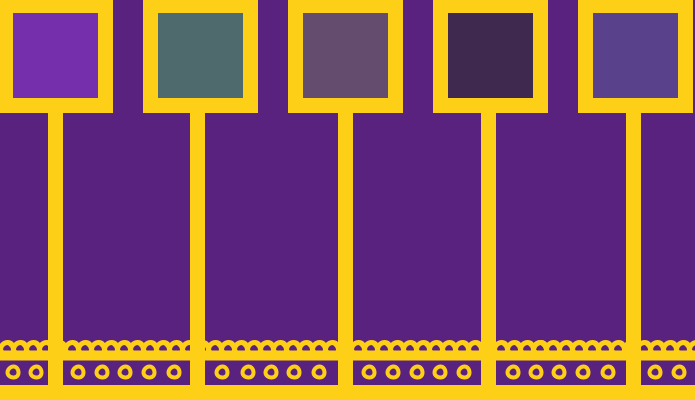
Frame 1 (no input)
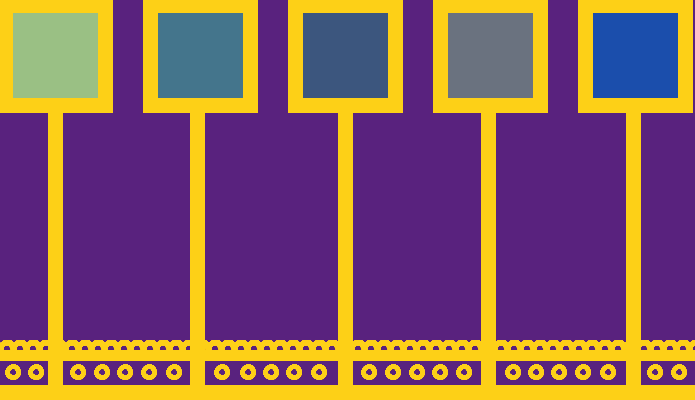
Frame 60 (the mouse pressed at the canvas centre just before this capture)
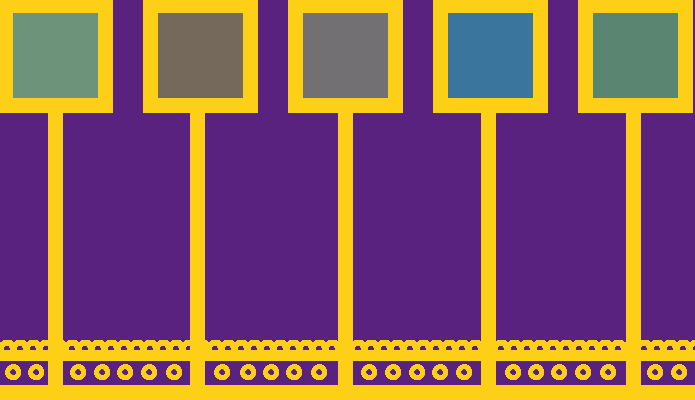
Frame 120 (the mouse held since frame 60 and released just before this capture)

The Processing sketch that drew these frames (run headless with seeded random() and noise(); from frame 60 on, the mouse is pressed at the canvas centre):

// Processing sketch: processing_53797
// ── processing_53797.pde

void setup(){
size(695,400);
background(89,34,126);
}

void draw(){
stroke(253,208,23);
strokeWeight(15);
line(55,110,55,800);

fill(random(255),random(255),random(255),100);
rect(5,5,100,100);


stroke(253,208,23);
strokeWeight(15);
line(197,110,197,800);

fill(random(255),random(255),random(255),100);
rect(150,5,100,100);

stroke(253,208,23);
strokeWeight(15);
line(345,110,345,800);
 
fill(random(255),random(255),random(255),100);
rect(295,5,100,100);

stroke(253,208,23);
strokeWeight(15);
line(488,110,488,800);
 
fill(random(255),random(255),random(255),100);
rect(440,5,100,100);

stroke(253,208,23);
strokeWeight(15);
line(633,110,633,800);
 
fill(random(255),random(255),random(255),100);
rect(585,5,100,100);

stroke(253,208,23);
strokeWeight(15);
line(0,392,695,392);

noFill();
strokeWeight(4);
ellipse(13,372,11,11);
noFill();
strokeWeight(4);
ellipse(36,372,11,11);

noFill();
strokeWeight(4);
ellipse(78,372,11,11);
noFill();
strokeWeight(4);
ellipse(102,372,11,11);
noFill();
strokeWeight(4);
ellipse(125,372,11,11);
noFill();
strokeWeight(4);
ellipse(149,372,11,11);
noFill();
strokeWeight(4);
ellipse(174,372,11,11);

noFill();
strokeWeight(4);
ellipse(222,372,11,11);
noFill();
strokeWeight(4);
ellipse(248,372,11,11);
noFill();
strokeWeight(4);
ellipse(271,372,11,11);
noFill();
strokeWeight(4);
ellipse(294,372,11,11);
noFill();
strokeWeight(4);
ellipse(319,372,11,11);


noFill();
strokeWeight(4);
ellipse(369,372,11,11);
noFill();
strokeWeight(4);
ellipse(393,372,11,11);
noFill();
strokeWeight(4);
ellipse(417,372,11,11);
noFill();
strokeWeight(4);
ellipse(440,372,11,11);
noFill();
strokeWeight(4);
ellipse(464,372,11,11);



noFill();
strokeWeight(4);
ellipse(513,372,11,11);
noFill();
strokeWeight(4);
ellipse(536,372,11,11);
noFill();
strokeWeight(4);
ellipse(559,372,11,11);
noFill();
strokeWeight(4);
ellipse(583,372,11,11);
noFill();
strokeWeight(4);
ellipse(608,372,11,11);

noFill();
strokeWeight(4);
ellipse(655,372,11,11);
noFill();
strokeWeight(4);
ellipse(679,372,11,11);




stroke(253,208,23);
strokeWeight(10);
line(0,355,695,355);





noFill();
strokeWeight(13);
ellipse(7,349,5,5);
noFill();
strokeWeight(13);
ellipse(20,349,5,5);
noFill();
strokeWeight(13);
ellipse(33,349,5,5);
noFill();
strokeWeight(13);
ellipse(46,349,5,5);
noFill();
strokeWeight(13);
ellipse(59,349,5,5);
noFill();
strokeWeight(13);
ellipse(72,349,5,5);
noFill();
strokeWeight(13);
ellipse(85,349,5,5);
noFill();
strokeWeight(13);
ellipse(98,349,5,5);
noFill();
strokeWeight(13);
ellipse(111,349,5,5);
noFill();
strokeWeight(13);
ellipse(124,349,5,5);
noFill();
strokeWeight(13);
ellipse(137,349,5,5);
noFill();
strokeWeight(13);
ellipse(150,349,5,5);
noFill();
strokeWeight(13);
ellipse(163,349,5,5);
noFill();
strokeWeight(13);
ellipse(176,349,5,5);
noFill();
strokeWeight(13);
ellipse(189,349,5,5);
noFill();
strokeWeight(13);
ellipse(202,349,5,5);
noFill();
strokeWeight(13);
ellipse(215,349,5,5);
noFill();
strokeWeight(13);
ellipse(228,349,5,5);
noFill();
strokeWeight(13);
ellipse(241,349,5,5);
noFill();
strokeWeight(13);
ellipse(254,349,5,5);
noFill();
strokeWeight(13);
ellipse(267,349,5,5);
noFill();
strokeWeight(13);
ellipse(280,349,5,5);
noFill();
strokeWeight(13);
ellipse(293,349,5,5);
noFill();
strokeWeight(13);
ellipse(306,349,5,5);
noFill();
strokeWeight(13);
ellipse(319,349,5,5);
noFill();
strokeWeight(13);
ellipse(332,349,5,5);
noFill();
strokeWeight(13);
ellipse(345,349,5,5);
noFill();
strokeWeight(13);
ellipse(358,349,5,5);
noFill();
strokeWeight(13);
ellipse(371,349,5,5);
noFill();
strokeWeight(13);
ellipse(384,349,5,5);
noFill();
strokeWeight(13);
ellipse(397,349,5,5);
noFill();
strokeWeight(13);
ellipse(410,349,5,5);
noFill();
strokeWeight(13);
ellipse(423,349,5,5);
noFill();
strokeWeight(13);
ellipse(436,349,5,5);
noFill();
strokeWeight(13);
ellipse(449,349,5,5);
noFill();
strokeWeight(13);
ellipse(462,349,5,5);
noFill();
strokeWeight(13);
ellipse(475,349,5,5);
noFill();
strokeWeight(13);
ellipse(488,349,5,5);
noFill();
strokeWeight(13);
ellipse(501,349,5,5);
noFill();
strokeWeight(13);
ellipse(514,349,5,5);
noFill();
strokeWeight(13);
ellipse(527,349,5,5);
noFill();
strokeWeight(13);
ellipse(540,349,5,5);
noFill();
strokeWeight(13);
ellipse(553,349,5,5);
noFill();
strokeWeight(13);
ellipse(566,349,5,5);
noFill();
strokeWeight(13);
ellipse(579,349,5,5);
noFill();
strokeWeight(13);
ellipse(540,349,5,5);
noFill();
strokeWeight(13);
ellipse(592,349,5,5);
noFill();
strokeWeight(13);
ellipse(605,349,5,5);
noFill();
strokeWeight(13);
ellipse(618,349,5,5);
noFill();
strokeWeight(13);
ellipse(631,349,5,5);
noFill();
strokeWeight(13);
ellipse(644,349,5,5);
noFill();
strokeWeight(13);
ellipse(657,349,5,5);
noFill();
strokeWeight(13);
ellipse(670,349,5,5);
noFill();
strokeWeight(13);
ellipse(683,349,5,5);
noFill();
strokeWeight(13);
ellipse(696,349,5,5);







}
